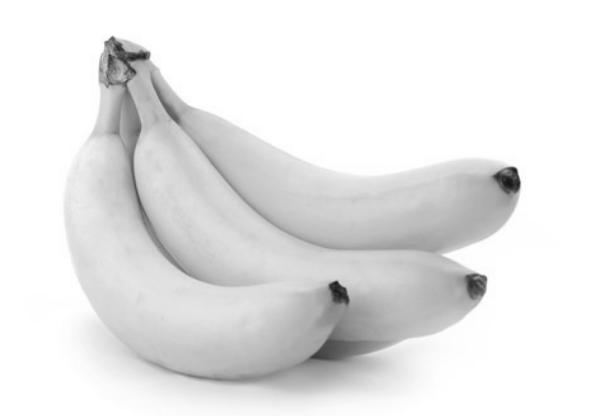
#> input picture hendrik_active/Image_Processing/FourierIdea/pictures/bw_banane.png, 590 x 416 px, found by its file name
$ python FourierMathJuggling.py
#> lines starting #> are read from the running program, lines starting #| are printed output that depends on the picture
from PIL import Image
import numpy as np ##here???

class FourierMathJuggling(object):
    def __init__(self, img_k_space=None):
        """
        This will create a k_space object with amplitude, phase and the option of an inverse transformation
        """
        self.img_k_space = img_k_space
        if self.img_k_space is None:
            self.img_k_space = np.array([[1, 1, 2],
                                         [2, 2, 2],
                                         [2, 1, 1]])#minimal dummy
            print("yes")
        self.img_k_space_original = self.img_k_space.copy()
        self.pixels = len(self.img_k_space)
        self.img_real_in= None # preset : no real input image

    ############ MAKE INPUT  ########
    def k_from_real_in(self,name="bw_banane.png", small_section:bool=False):  # init  ## set the input
#> called with name = 'bw_banane.png', small_section = True
        path = '/home/jan-hendrik/python/projects/tricks_for_python/jupyter/coffe_lecture/'
        img = Image.open(path + name)  ##open
#> img is the input picture: PIL image 590x416 L; min 22, max 255, mean 230.1
        img_array = np.asarray(img)  # konv PIL Format in numpy format
        if small_section == True:
            img_array = img_array[::4,::4]
            img_array= img_array[50:80,100:130]
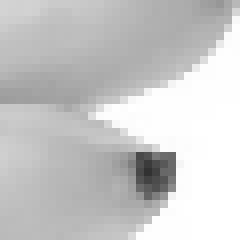
#> img_array: shape (30, 30) (shown 8 times larger); min 50, max 255, mean 201.2
        ##even make forier transform yet:
        f = np.fft.fft2(img_array)
        fshift = np.fft.fftshift(f)

        ## setup for the whole class
        self.img_k_space = fshift
        self.img_real_in = img_array
        self.img_k_space_original=self.img_k_space.copy()
        self.pixels = len(self.img_k_space) #important, because init does not do that -.-
#> self.pixels = 30


    # [112 lines left out: functions k_from_real_in_from_star, k_from_real_in_from_3x3, k_from_preset_uniform, pixel_position, k_from_preset_minimal, phase_shift_single, not called in this run]

    def phase_shift_all(self,angle_deg):
        self.img_k_space =self.img_k_space_original* np.exp(1j * np.deg2rad(angle_deg))

    def apply_transformations(self,factor):
        self.img_k_space=self.img_k_space_original*factor

    ############ GET OUTPUT  ########
    def get_pixels(self):
        return self.pixels

    def get_amp_k_only(self):
        return np.abs(self.img_k_space)

    # [24 lines left out: functions get_amp_and_ph, get_amp_and_ph_DOWNSAMPLED, get_real_in, get_real_out, not called in this run]

    def __str__(self):
        return f"The image of the k space looks like this \n {self.img_k_space}"

if __name__ == "__main__":
    k_math=FourierMathJuggling()
    k_math.k_from_real_in(small_section=True)
    print(k_math.get_pixels())
    #k_math.get_real_in()
